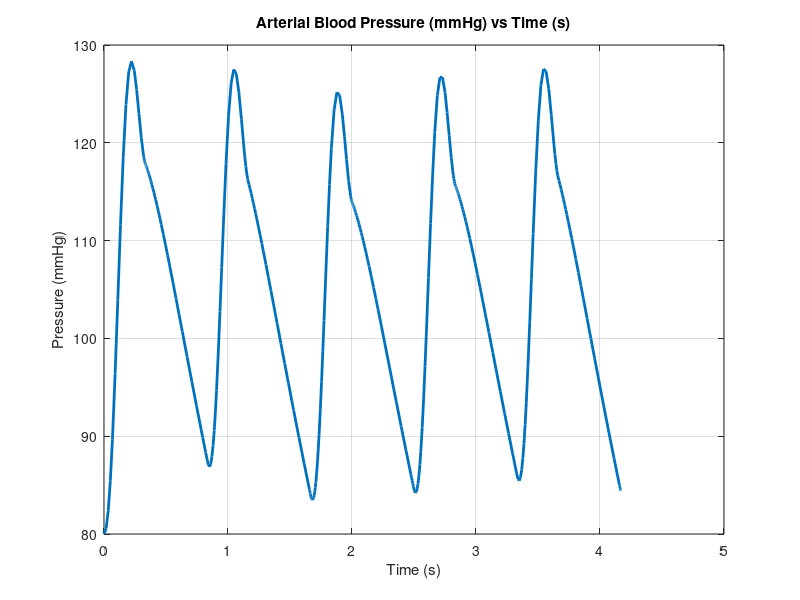

Reproduce this figure in MATLAB.
clear
clc


%Initial condition
I0 = 500;

%Cardiac period Tc and systolic duration Ts
Tc = 60/72;     
Ts = (2/5)*Tc;  

%Modify parameter here to change time span
time_span = 5;

%Keep Constant
R = 1.05; C = 1.28; R1 = 0.046; L = 0.0072;

% Input Signal Functions

%Blood flow function I(t)
I = @(t) I0*sin((pi*mod(t,Tc))/Ts).^2.*(mod(t,Tc)<=Ts);

%Blood flow first derivative  I'(t)
Idot = @(t) I0*2*sin(pi*mod(t,Tc)/Ts).*cos(pi*mod(t,Tc)/Ts)*pi/Ts.*(mod(t,Tc)<=Ts);

%Blood flow second derivative I"(t)
Idotdot = @(t) I0*2*(cos(pi*mod(t,Tc)/Ts).^2 - sin(pi*mod(t,Tc)/Ts).^2)*(pi/Ts)^2.*(mod(t,Tc)<=Ts);

% 4-element Windkessel ODE - formulation online somewhere
fun = @(t,y)[y(2);
    (Idotdot(t)*(R*L*C*R1)+Idot(t)*(L*(R+R1))+I(t)*(R*R1) - (y(2)*(C*R*R1+L)+y(1)*R1))/(L*C*R)];

% Initial conditions and time span 
y0 = [80; 0];
tspan = [0 time_span*Tc];

% Solve
[T,Y] = ode45(fun,tspan,y0);



%Creating empty array for solution object
bp_data = zeros(length(Y), 2);

%Extracting solution object
for i = 1:length(Y)
    bp_data(i, 2) = Y(i);
    bp_data(i, 1) = T(i);
end 

plot(bp_data(:,1), bp_data(:,2), 'LineWidth', 2)
xlabel('Time (s)')
ylabel('Pressure (mmHg)')
title('Arterial Blood Pressure (mmHg) vs Time (s)')
grid on

